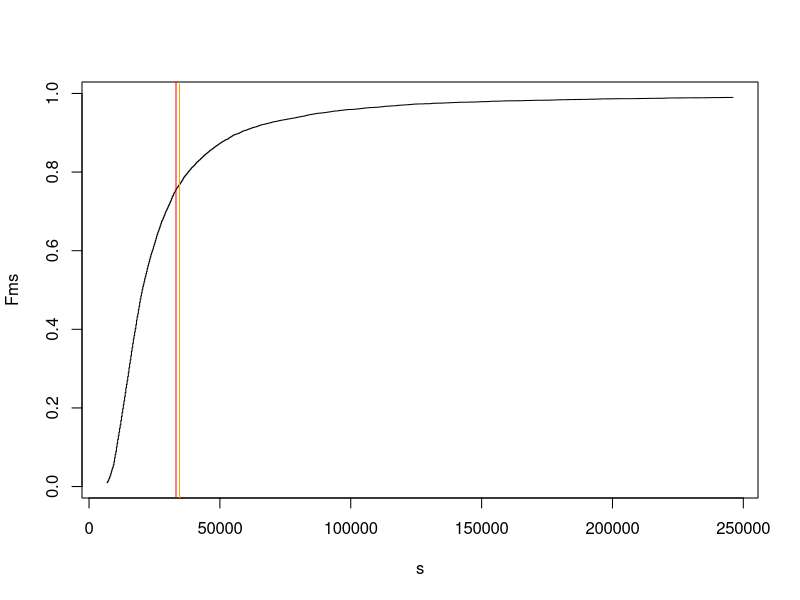
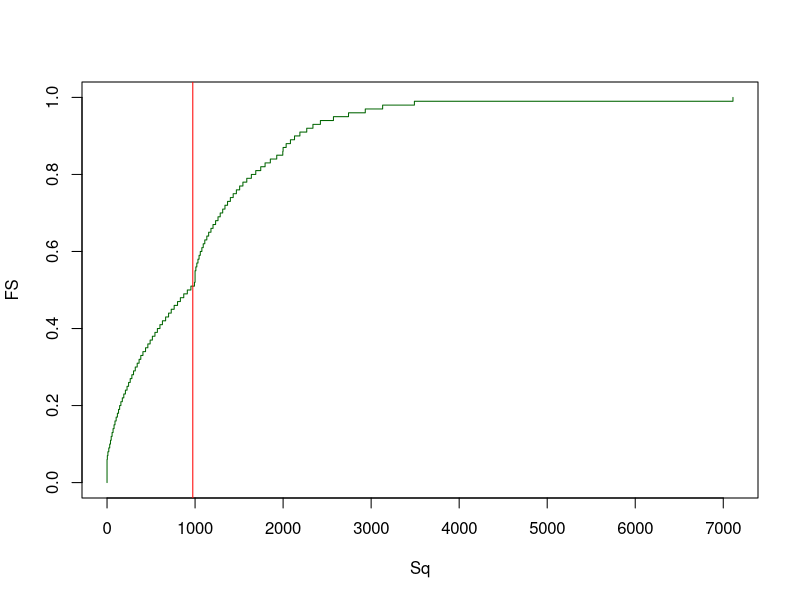
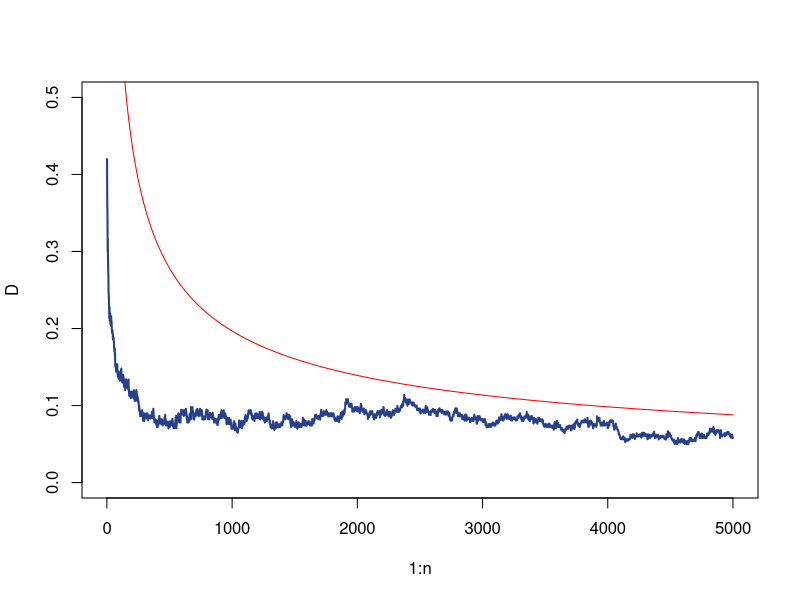
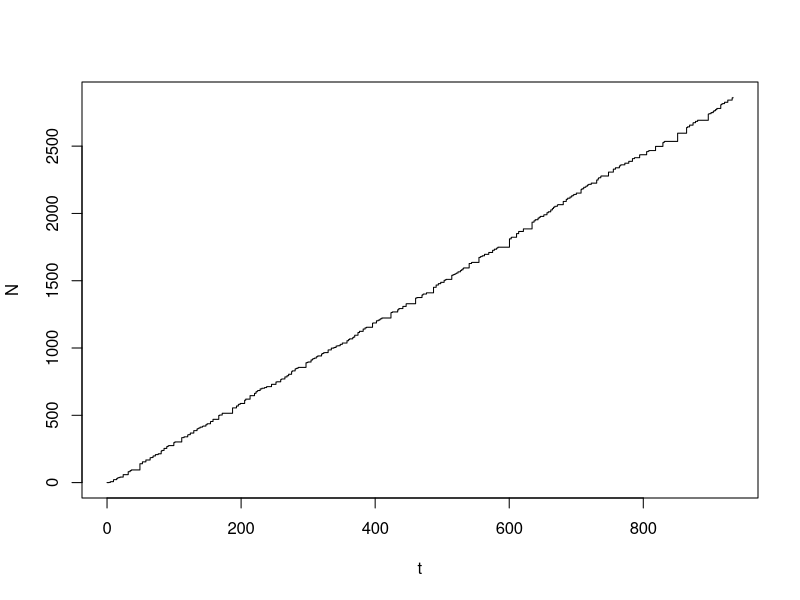
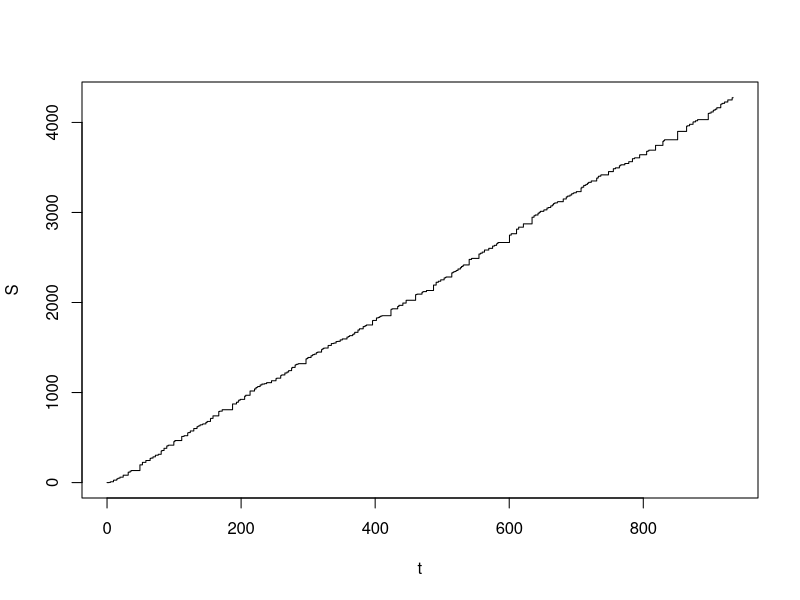

Source code (R) for these figures, in order:
## ---- chunk 1
# 1. número de distribuciones
n <- 200
# parámetros para las n distribuciones
mu <- seq( 1, 2, length.out = n )
sigma <- seq( 2, 3, length.out = n )

# 2. número de simulaciones
m <- 1e4 

# 3. simulación de severidades
X <- lapply( 1:m, FUN = function( i ) sapply( 1:n, FUN = function( j ) rlnorm( 1, meanlog = mu[ j ], sdlog = sigma[ j ] ) ) )

# 4. simulación de severidad total
S <- sapply( X, FUN = function( x ) sum( x ) )
## ---- chunk 2
# estimación distribución acumulada empírica de S
Fm <- ecdf( S )

# esperanza empírica
EeS <- mean( S )

# esperanza teórica
ES <- sum( sapply( 1:n, FUN = function( i ) exp( mu[i] + 0.5 * sigma[i]^2 ) ) )

s <- seq( quantile( S, probs = 0.01 ), quantile( S, probs = 0.99 ), length.out = 1e3 )
Fms <- sapply( s, FUN = Fm )

plot( s, Fms, type = 's' )
abline( v = EeS, col = 'red' )
abline( v = ES, col = 'orange' )
## ---- chunk 3
N <- 1e5
s <- seq( min( S ), max( S ), length.out = N )
EmS <- sum( s[-N] * diff( sapply( s, FUN = Fm ) ) )
## ---- chunk 4
# 1. selección de simulaciones
m <- 1e4

# 2. especificación de los parámetros para las distribuciones
u <- 5
s <- 2
l <- 3

# 3. simulación del conteo de siniestros
N <- rpois( n = m, lambda = l )

# 4. simulación de la severidad de los reclamos
X <- lapply( N, FUN = function( n ) rlnorm( n, meanlog = u, sdlog = s ) )

# 5. reclamo total, agregación por cada simulación
S <- sapply( X, FUN = function( x ) sum( x, na.rm = TRUE ) )
## ---- chunk 5
m <- 1e4
n <- 1000
p <- 0.2
mu <- 5
sigma <- 2
B <- lapply( 1:m, FUN = function( i ) rbinom( n, size = 1, prob = p ) )
X <- lapply( 1:m, FUN = function( i ) rlnorm( n, meanlog = mu, sdlog = sigma ) )
S <- sapply( 1:m, FUN = function( i ) sum( B[[ i ]] * X[[ i ]], na.rm = TRUE ) )

EeS <- mean( S )
ES <- n * p * exp( mu + 0.5 * sigma^2 )
## ---- chunk 6
# 1. selección de simulaciones
m <- 1e4

# 2. especificación de los parámetros para las distribuciones
u <- 5
s <- 2
l <- 3

# 3. se especifica la función deducible
D <- function( x, d, M ) {
  return( min( max( x - d, 0 ), M ) )
}

# 4. simulación del conteo de siniestros
N <- rpois( n = m, lambda = l )

# 5. simulación de la severidad de los reclamos
X <- lapply( N, FUN = function( n ) rlnorm( n, meanlog = u, sdlog = s ) )

# 6. se aplica el deducible a los reclamos
DX <- lapply( X, FUN = function( x ) sapply( x, FUN = function( y ) D( y, 10, 1000 ) ) )

# 7. reclamo total, agregación por cada simulación
S <- sapply( DX, FUN = function( x ) ifelse( length( x ) == 0, 0, sum( x, na.rm = TRUE ) ) )
## ---- chunk 7
FS <- seq( 0, 1, 0.01 )
Sq <- quantile( S, probs = FS )
ES <- mean( S )
plot( Sq, FS, type = 's', col = 'darkgreen' )
abline( v = ES, col = 'red' )
## ---- chunk 8
m <- 500
n <- 5000
u <- 4
s <- 2
X <- lapply( 1:m, FUN = function( j ) rlnorm( n, meanlog = u, sdlog = s ) )
EX <- exp( u + 0.5 * s^2 )
SDX <- sqrt( ( exp( s^2 ) - 1 ) * exp( 2 * u + s^2 ) )
S <- lapply( X, FUN = function( x ) cumsum( x ) )
ES <- sapply( 1:n, FUN = function( i ) mean( sapply( 1:m, FUN = function( j ) S[[ j ]][ i ] ) ) )
VS <- sapply( 1:n, FUN = function( i ) var( sapply( 1:m, FUN = function( j ) S[[ j ]][ i ] ) ) )
NS <- lapply( S, FUN = function( s ) ( s - ES ) / sqrt( abs( VS ) ) )
z <- seq( -4, 4, length.out = 100 )
FSn <- lapply( 1:n, FUN = function( i ) ecdf( sapply( 1:m, FUN = function( j ) NS[[ j ]][ i ] ) )( z ) )
D <- sapply( FSn, FUN = function( Fn ) max( abs( Fn - pnorm( z ) ) ) )

C <- 0.015
# C <- 1 / sqrt( 2 * pi )
rho <- exp( 3 * u + 3^2 * s^2 / 2 )
Bn <- C * rho / ( SDX^3 * sqrt( 1:n ) )

plot( 1:n, D, pch = 16, cex = 0.5, type = 'l', lwd = 2, lty = 1, ylim = c( 0, 0.5 ), col = 'royalblue4' )
points( 1:n, Bn, type = 'l', lty = 1, col = 'red' )
## ---- chunk 9
l <- 3
n <- 300
dt <- rexp( n = n, rate = 1 / l )
t <- c( 0, cumsum( dt ) )
dN <- sapply( dt, FUN = function( w ) rpois( 1, lambda = l * w ) )
N <- c( 0, cumsum( dN ) )
sh <- 3
rt <- 2
X <- lapply( dN, FUN = function( n ) rgamma( n, shape = sh, rate = rt ) )
dS <- sapply( X, FUN = function( x ) sum( x ) )
S <- c( 0, cumsum( dS ) )
plot( t, N, type = 's' )
plot( t, S, type = 's' )
